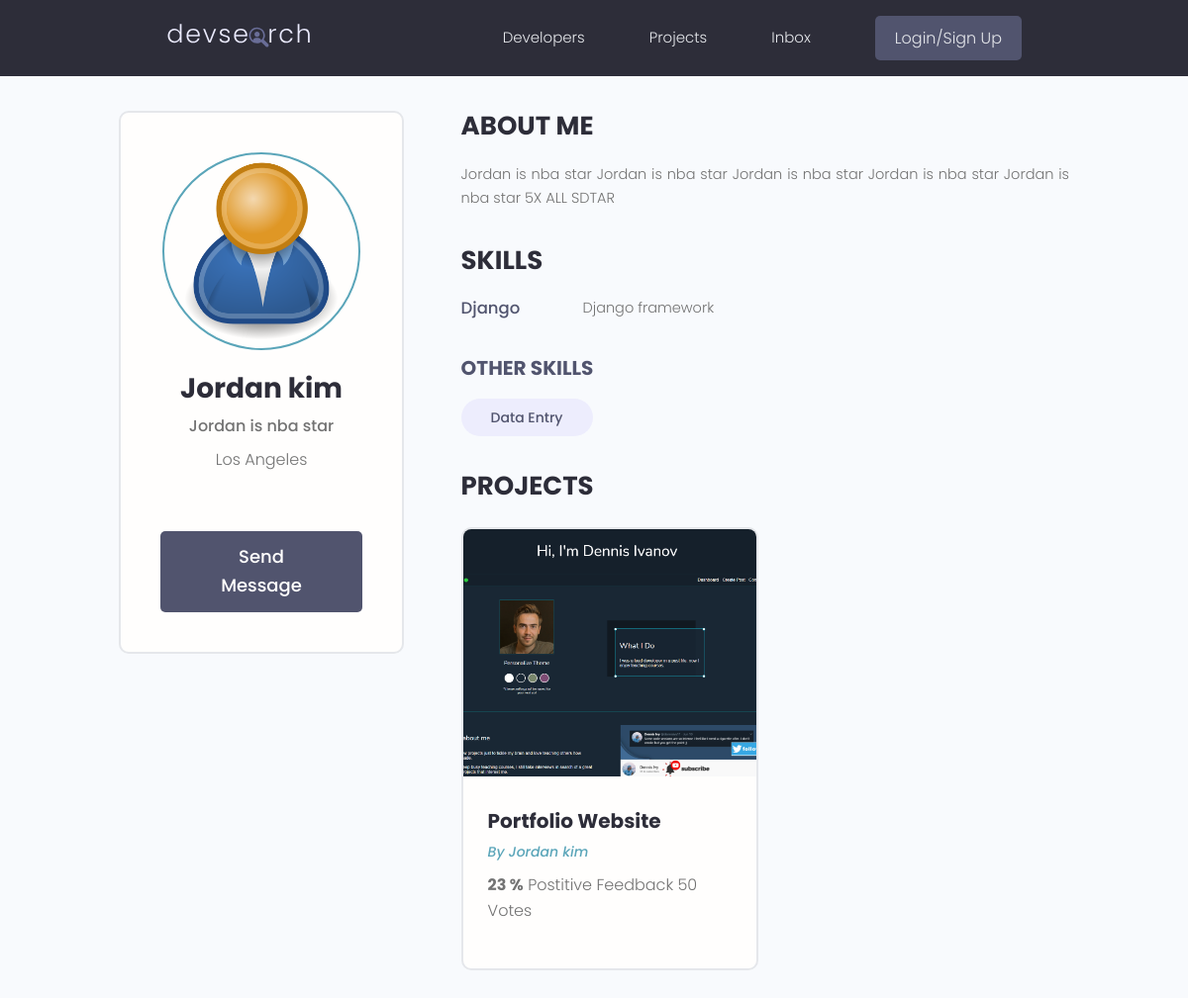
Page /userProfile/50138175-2a32-4ca8-8ab0-a3eccf887cd5 on the committed database.
### users/models.py (models this page shows, shortened)
class Profile(models.Model):
    user = models.OneToOneField(User, on_delete=models.CASCADE, null=True, blank=True)
    name = models.CharField(max_length=200, blank=True, null=True)
    email = models.EmailField(max_length=500, blank=True, null=True)
    username = models.CharField(max_length=200, blank=True, null=True)
    location = models.CharField(max_length=200, blank=True, null=True)
    short_intro = models.CharField(max_length=200, blank=True, null=True)
    bio = models.TextField(blank=True, null=True)
    profile_image = models.ImageField(null=True, blank=True, upload_to='profiles/', default="profiles/user-default.png")
    social_github = models.CharField(max_length=200, blank=True, null=True)
    social_twitter = models.CharField(max_length=200, blank=True, null=True)
    social_linkedin = models.CharField(max_length=200, blank=True, null=True)
    social_youtube= models.CharField(max_length=200, blank=True, null=True)
    social_website = models.CharField(max_length=200, blank=True, null=True)
    created = models.DateTimeField(auto_now_add=True)
    id = models.UUIDField(default=uuid.uuid4, unique=True, primary_key=True, editable=False)

class Skill(models.Model):
    owner = models.ForeignKey(Profile, on_delete=models.CASCADE, null=True, blank=True)
    name = models.CharField(max_length=200, blank=True, null=True)
    description = models.TextField(null=True, blank=True)
    created = models.DateTimeField(auto_now_add=True)
    id = models.UUIDField(default=uuid.uuid4, unique=True, primary_key=True, editable=False)
    def __str__(self):
        return str(self.name)

### apps/models.py (models this page shows, shortened)
class Project(models.Model):
    owner = models.ForeignKey(Profile, null=True, blank=True, on_delete=models.SET_NULL)
    title = models.CharField(max_length=200)
    description = models.TextField(null=True, blank=True)
    featured_image = models.ImageField(null=True, blank=True, default="user-default.png") #setting default img if user doesnt set any image up
    demo_link = models.CharField(max_length=2000, blank=True)
    source_link = models.CharField(max_length=2000, null=True, blank=True)
    tags = models.ManyToManyField("Tag", blank=True) #many to many relationship with tags
    vote_total = models.IntegerField(default=0, null=True, blank=True)
    vote_ratio = models.IntegerField(default=0, null=True, blank=True)
    created = models.DateTimeField(auto_now_add=True)
    id = models.UUIDField(default=uuid.uuid4, unique=True, primary_key=True, editable=False)

### users/views.py (the view)
# urls.py: path("userProfile/<str:pk>", views.userProfile, name="userProfile"),
def userProfile(request, pk):
    userProfile = Profile.objects.get(id=pk)
    topSkills = userProfile.skill_set.exclude(description__exact="")
    otherSkills = userProfile.skill_set.filter(description="")
    context = {
        "userProfile": userProfile,
        "topSkills": topSkills,
        "otherSkills": otherSkills
    }
    return render(request, "users/userProfile.html", context)

### users/templates/users/userProfile.html (shortened to what this page needs)
<!DOCTYPE html>
<html lang="en">
<head>
</head>
<body>
    {% extends 'main.html' %}
    {% block content %}
    <main class="profile my-md">
        <div class="container">
          <div class="layout">
            <div class="column column--1of3">
              <div class="card text-center">
                <div class="card__body dev">
                  <img class="avatar avatar--xl" src="{{ userProfile.profile_image.url }}"/>
                  <h2 class="dev__name">{{userProfile.name}}</h2>
                  <p class="dev__title">{{userProfile.short_intro}}</p>
                  <p class="dev__location">{{userProfile.location}}</p>
                  <a href="#" class="btn btn--sub btn--lg">Send Message </a>
                </div>
              </div>
            </div>
            <div class="column column--2of3">
              <div class="devInfo">
                <h3 class="devInfo__title">About Me</h3>
                <p class="devInfo__about">{{userProfile.bio}}</p>
              </div>
              <div class="devInfo">
                <h3 class="devInfo__title">Skills</h3>
                <div class="devInfo__skills">
                    {% for skill in topSkills %}
                    <div class="devSkill">
                    <h4 class="devSkill__title">{{skill.name}}</h4>
                    <p class="devSkill__info">{{skill.description}}</p>
                  </div>
                  {% endfor %}
                    <h3 class="devInfo__subtitle">Other Skills</h3>
                    <div class="devInfo__otherSkills">
                        {% for skill in otherSkills %}
                        <span class="tag tag--pill tag--sub tag--lg">
                             <small>{{skill}}</small>
                        </span>
                         {% endfor %}
                  </div>
                </div>
              </div>
              <div class="devInfo">
                <h3 class="devInfo__title">Projects</h3>
                <div class="grid grid--two">
                {% for project in userProfile.project_set.all %}
                <div class="column">
                    <div class="card project">
                        <a href="{% url 'display' project.id %}" class="project">
                        <img class="project__thumbnail" src="{{project.featured_image.url}}" alt="project thumbnail" />
                        <div class="card__body">
                          <h3 class="project__title">{{project.title}}</h3>
                          <p><a class="project__author" href="{% url 'userProfile' project.owner.id %}">By {{project.owner.name}}</a></p>
                          <p class="project--rating">
                            <span style="font-weight: bold;">{{project.vote_ratio}} %</span> Postitive
                            Feedback {{project.vote_total}} Vote{{project.vote_total|pluralize:"s"}}
                          </p>
                        </div>
                      </a>
                    </div>
                  </div>
                  {% endfor %}
                </div>
              </div>
            </div>
          </div>
        </div>
      </main>
    {% endblock %}

### static/styles/app.css (style rules this page uses)
:root { --color-sub: #2d2d39; }
.btn--sub { background-color: var(--color-sub-light); }
.card { border: 2px solid var(--color-light); }
img { width: 100%; }
.profile .card > .dev { padding: 4rem; }
.dev__name { color: var(--color-sub); font-size: 2.8rem; font-weight: 700; margin-top: 1rem; margin-bottom: 0.5rem; }
.dev__title { font-size: 1.6rem; font-weight: 500; line-height: 1.3; }
.dev__location { margin-top: 1rem; }
.devInfo { margin-bottom: 3rem; }
.devInfo__title, .devInfo__subtitle { font-size: 2.6rem; color: var(--color-sub); text-transform: uppercase; font-weight: 700; margin-bottom: 1.5rem; }
.devInfo__subtitle { font-size: 2rem; color: var(--color-sub-light); }
.devInfo__about, .devSkill__info { font-size: 1.45rem; line-height: 1.7; text-align: justify; }
.devSkill { margin-bottom: 3rem; }
.devSkill__title { font-size: 1.65rem; font-weight: 500; color: var(--color-sub-light); }
@media screen and (min-width: 700px) { .devSkill { display: flex; justify-content: space-between; gap: 3rem; } }
@media screen and (min-width: 700px) { .devSkill__info { flex-basis: 80%; } }
.project__author { font-size: 1.4rem; font-style: italic; }
.project--rating { margin-bottom: 1.6em; margin-top: .5em; }
.project__thumbnail { height: 25rem; object-fit: cover; object-position: top center; }
.project__title { font-size: 2rem; font-weight: 700; color: var(--color-sub); }

### static/uikit/styles/modules/_variables.css (style rules this page uses)
:root { --color-main: #5aa5b9; --color-main-light: #e6faff; --color-sub: #3f4156; --color-sub-light: #51546e; --color-sub-lighter: #ededfd; --color-text: #737373; --color-gray: #8b8b8b; --color-light: #e5e7eb; --color-light-gray: #767676; --color-bg: #f8fafd; --color-white: #fffefd; --color-white-light: #f3f3f3; --color-success: #359e64; --color-success-bg: #def8e8; --color-error: #fc4b0b; --color-error-bg: #fff2ee; --font-base: 'Poppins', arial, helvetica, 'Segoe UI', roboto, ubuntu, sans-serif; --font-monospace: 'Fira Code', 'Courier New', courier, monospace; --font-regular: 300; --font-medium: 500; --font-bold: 700; --generic-shadow: 1px 1px 5px #00000010; --generic-transition: all 0.3s ease-in-out; }

### static/uikit/styles/modules/_base.css (style rules this page uses)
* { margin: 0; padding: 0; box-sizing: border-box; text-rendering: optimizeLegibility; color: inherit; font-size: inherit; }
html { font-size: 50%; }
@media only screen and (min-width: 480px) { html { font-size: 56.25%; } }
@media only screen and (min-width: 1200px) { html { font-size: 62.5%; } }
body { line-height: 1.6; font-weight: 400; font-size: 1.5rem; color: var(--color-text); background-color: var(--color-bg); min-height: 100vh; }

### static/uikit/styles/modules/_typography.css (style rules this page uses)
* { font-family: var(--font-base); }
h2 { font-size: 3.6rem; font-weight: var(--font-bold); }
h3 { font-size: 3.2rem; font-weight: var(--font-medium); }
h4 { font-size: 2.8rem; font-weight: var(--font-medium); }
p, span, strong { font-size: 1.6rem; color: var(--color-text); font-weight: var(--font-regular); }
a { padding-bottom: 2px; text-decoration: none; display: inline-block; color: var(--color-main); font-weight: var(--font-medium); }

### static/uikit/styles/modules/_utilities.css (style rules this page uses)
.container { width: 92%; max-width: 165rem; margin: 0 auto; box-sizing: border-box; }
@media screen and (min-width: 1000px) { .container { width: 90%; } }
@media screen and (min-width: 1200px) { .container { width: 80%; } }
.text-center { text-align: center; }
.my-md { margin: 3rem auto; }

### static/uikit/styles/modules/_avatar.css (style rules this page uses)
.avatar { border-radius: 50%; border: 2px solid var(--color-main); object-fit: cover; }
.avatar--xl { height: 20rem; width: 20rem; }

### static/uikit/styles/modules/_button.css (style rules this page uses)
.btn { display: inline-block; position: relative; cursor: pointer; background-color: var(--color-light); font-weight: var(--font-medium); color: var(--color-sub); text-decoration: none; padding: 1rem 2rem; border-radius: 0.5rem; border: none; width: -webkit-fit-content; width: -moz-fit-content; width: fit-content; height: -webkit-fit-content; height: -moz-fit-content; height: fit-content; font-size: 1.6rem; outline-width: 0; outline-color: transparent; -webkit-backface-visibility: hidden; backface-visibility: hidden; transition: all 0.3s ease-in-out; }
.btn--sub { background-color: var(--color-sub); color: var(--color-white); }
.btn--lg { font-size: 1.8rem; padding: 1.2rem 4.5rem; }

### static/uikit/styles/modules/_card.css (style rules this page uses)
.card { border-radius: 1rem; background-color: var(--color-white); border: 1.5px solid var(--color-light); width: auto; height: auto; margin-top: 0.5rem; margin-bottom: 0.5rem; overflow: hidden; }
.card__body, .card__header { padding: 2rem 2.5rem; }

### rows in the picture
Profile: profile_image (placeholder picture), name "Jordan kim", short_intro "Jordan is nba star", location "Los Angeles", bio "Jordan is nba star Jordan is nba star Jordan is nba star Jordan is nba star Jordan is nba star 5X ALL SDTAR"
Skill: name "Django", description "Django framework"
Skill: name "Data Entry"
Project: featured_image (picture), title "Portfolio Website", owner.name "Jordan kim", vote_ratio "23", vote_total "50"
